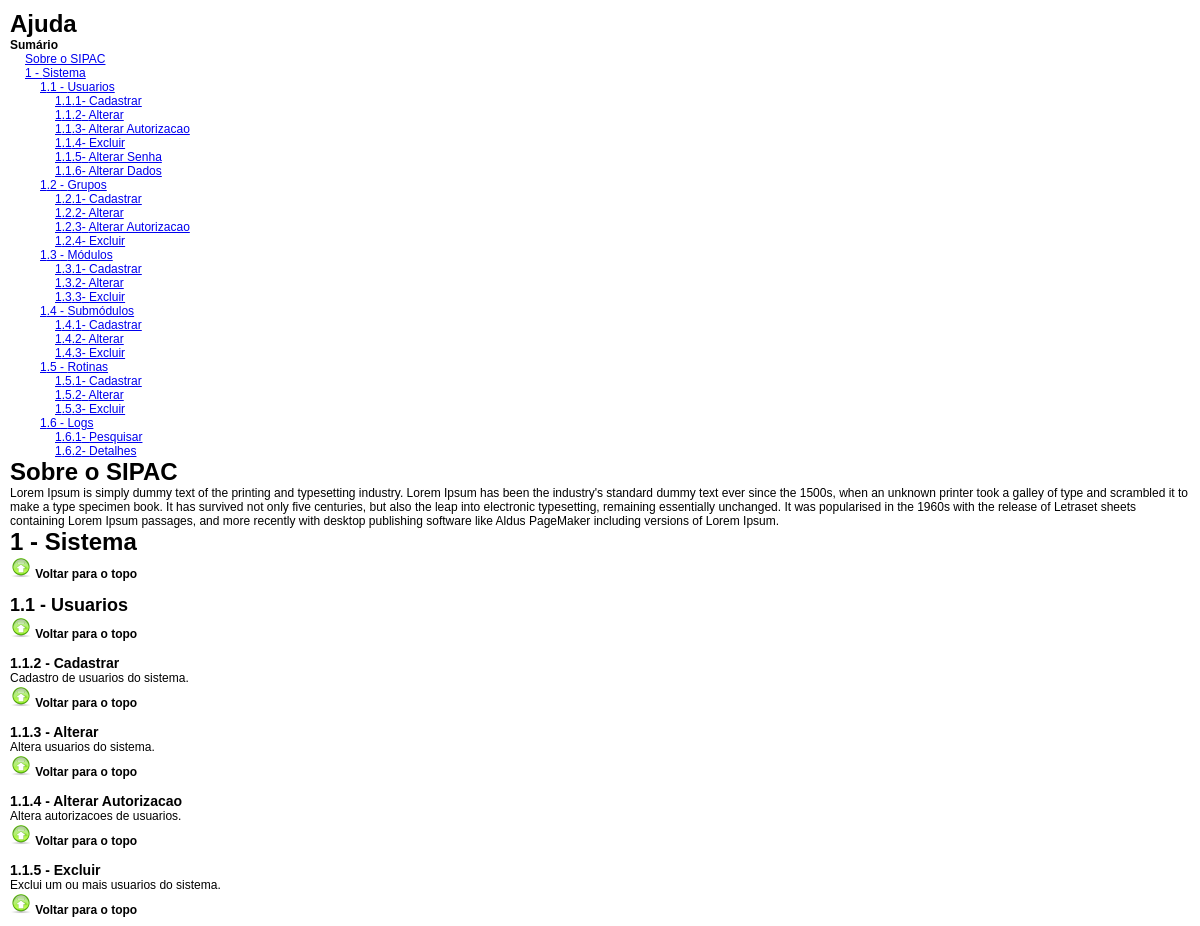
The app's page /sipac/ajuda.php (signed in, upper part), older data.
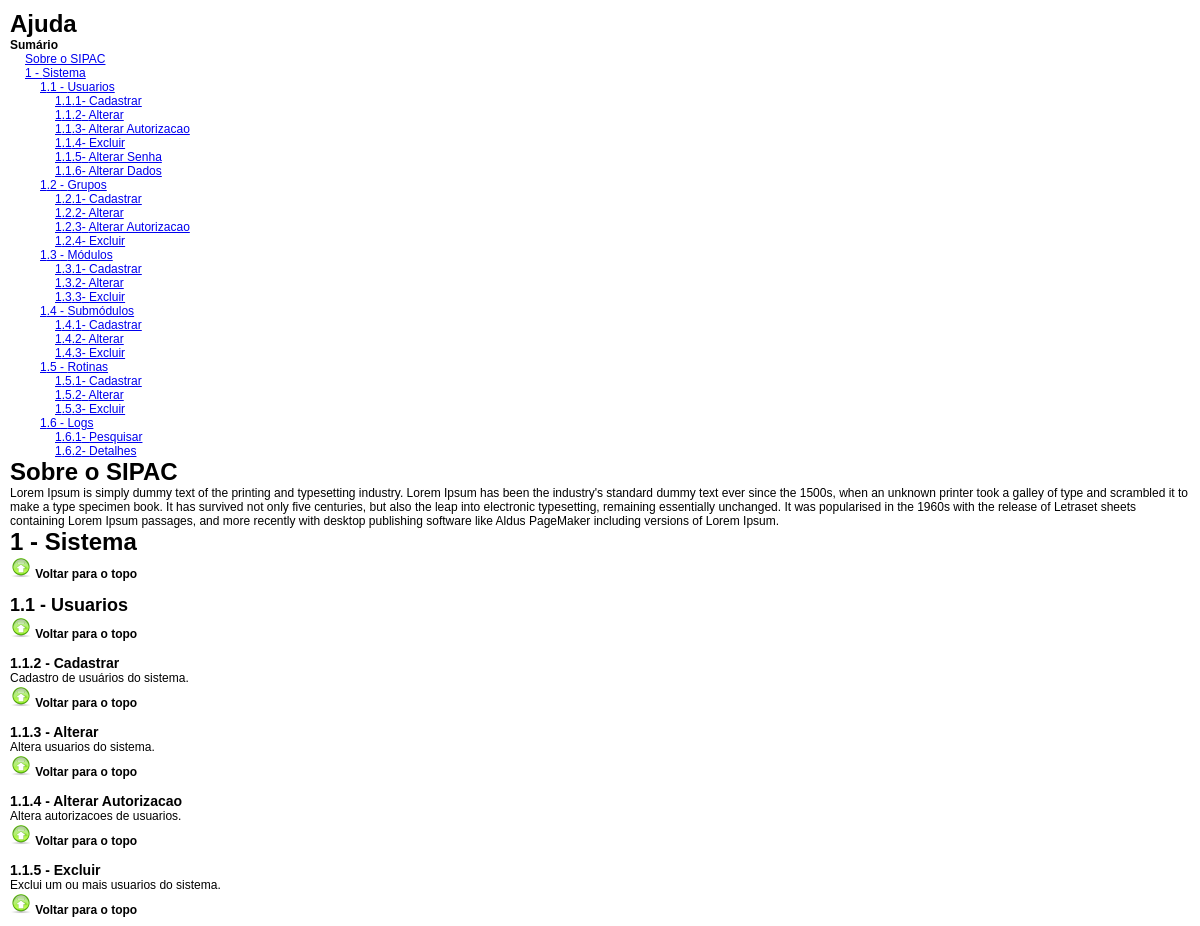
The same page, newer data.
### tables this page shows
CREATE TABLE IF NOT EXISTS rotinas (
  rotinas_id int(10) unsigned NOT NULL auto_increment,
  rotinas_nome varchar(50) NOT NULL,
  rotinas_descricao text,
  submodulos_id int(10) unsigned default NULL,
  rotinas_pagina varchar(50) default NULL,
  rotinas_quantidade tinyint(3) unsigned default NULL,
  rotinas_visivel char(1) NOT NULL,
  rotinas_ordem int(4) default NULL,
  btn_imagem varchar(30) default NULL,
  PRIMARY KEY  (rotinas_id),
  KEY rotinas_FKIndex1 (submodulos_id)
);

### sipac/lib/conexaomysql.php (called while the page is built, shortened)
<?
Class ConexaoMysql
{
  var $servidor = SERVER;
  var $usuario  = USER;
  var $senha    = PASS;
  var $link     = "";
  function conexao()
  {
    $this->link = mysql_connect($this->servidor,$this->usuario,$this->senha);
  }
  function sql($query)
  {
    $this->query = $query;
    if($result = mysql_query($this->query,$this->link) or die("<p style='color:red'>Erro:".$this->query."<br />".mysql_error()."</p>"))
     return $result;
    else
     return 0;
  }
}
?>

### sipac/lib/configs.php (called while the page is built, shortened)
<?
  require_once("conexaomysql.php");
  $conn      = new ConexaoMysql();
?>

### sipac/ajuda.php (the view, shortened to what the changed rows need)
<?
 require_once("lib/configs.php");
 $sql = "SELECT users_autorizacao_especial FROM users
 WHERE users_id = '".$_SESSION[EMPRESA]["codUser"]."'";
 $result = $conn->sql($sql);
 if(mysql_num_rows($result) > 0)
 {
   $special = mysql_result($result,0,0);
   if($special == 1)
   {
    $campo_tipo = "users_id";
    $codMenu 		= $_SESSION[EMPRESA]["codUser"];
   }
   else
   {
    $campo_tipo = "grupos_id";
    $codMenu 		= $_SESSION[EMPRESA]["codGrupo"];
  }
 }
 $sql = "SELECT modulos.modulos_id, modulos_nome, modulos_descricao,tipo_autorizacao
 FROM modulos
 INNER JOIN autorizacoes ON autorizacoes.modulos_id = modulos.modulos_id
 WHERE $campo_tipo='".$codMenu."'
 AND (tipo_autorizacao=1 OR tipo_autorizacao=2)
 ORDER BY modulos_ordem ASC";
 $rs1 = $conn->sql($sql);
 $x = 1;
 if(mysql_num_rows($rs1) > 0)
 {
  $lista .= "<ul>\n";
  while($mod = mysql_fetch_array($rs1))
  {
    $lista .= " <li><a href='#mod".$mod["modulos_id"]."'>".$x." - ".$mod["modulos_nome"]."</a>";
    $y = 1;
    $conteudo .= " <h1><a name='mod".$mod["modulos_id"]."'>".$x." - ".$mod["modulos_nome"]."</a></h1>";
    $conteudo .= " <div>".htmlspecialchars_decode($mod["modulos_descricao"])."</div>";
    $conteudo .= "<p><a href='#top' class='link'><img src='".DIR_BTNS."top.png' alt='' /> Voltar para o topo</a></p>\n";
    $conteudo .= "<br />\n";
    $sql = "SELECT DISTINCT submodulos.submodulos_id, submodulos_nome, submodulos_descricao,
    submodulos_pagina, tipo_autorizacao
    FROM submodulos
    LEFT JOIN autorizacoes ON  autorizacoes.submodulos_id = submodulos.submodulos_id
    WHERE submodulos.modulos_id = '".$mod["modulos_id"]."'
    AND  $campo_tipo='".$codMenu."'";
    if($mod["tipo_autorizacao"] == 2)
      $sql .=" AND (tipo_autorizacao=1 OR tipo_autorizacao=2) AND $campo_tipo='".$codMenu."'";
    $sql .= " ORDER BY submodulos_ordem ASC";
    $rs2 = $conn->sql($sql);
    if(mysql_num_rows($rs2) > 0)
    {
     $lista .= "  \n<ul>\n";
     while($sub = mysql_fetch_array($rs2))
     {
       $lista .= "   <li><a href='#sub".$sub["submodulos_id"]."'>".$x.".".$y." - ".$sub["submodulos_nome"]."</a>";
       $z = 1;
       $conteudo .= " <h2><a name='sub".$sub["submodulos_id"]."'>".$x.".".$y." - ".$sub["submodulos_nome"]."</a></h2>";
       $conteudo .= " <div>".htmlspecialchars_decode($sub["submodulos_descricao"])."</div>";
       $conteudo .= "<p><a href='#top' class='link'><img src='".DIR_BTNS."top.png' alt='' /> Voltar para o topo</a></p>\n";
       $conteudo .= "<br />\n";
       $sql = "SELECT rot.rotinas_id,rot.rotinas_nome, rot.rotinas_descricao
       FROM rotinas rot
       INNER JOIN autorizacoes aut ON aut.rotinas_id = rot.rotinas_id
       WHERE rot.submodulos_id = '".$sub["submodulos_id"]."'
       AND $campo_tipo='".$codMenu."'";
       $rs3 = $conn->sql($sql);
       if(mysql_num_rows($rs3) > 0)
       {
         $lista .= "\n<ul>\n";
         while($rot = mysql_fetch_array($rs3))
         {
           $lista .= "<li><a href='#rot".$rot["rotinas_id"]."'>".$x.".".$y.".".$z."- ".$rot["rotinas_nome"]."</a></li>\n";
           $z++;
           $conteudo .= " <h3><a name='rot".$rot["rotinas_id"]."'>".$x.".".$y.".".$z." - ".$rot["rotinas_nome"]."</a></h3>";
           $conteudo .= " <div>".htmlspecialchars_decode($rot["rotinas_descricao"])."</div>";
           $conteudo .= "<p><a href='#top' class='link'><img src='".DIR_BTNS."top.png' alt='' /> Voltar para o topo</a></p>\n";
           $conteudo .= "<br />\n";
         }
         $lista .= "</ul>\n";
       }
       $lista .= "</li>\n";
       $y++;
     }
     $lista .= "  </ul>\n";
    }
    $lista .= "</li>\n";
    $x++;
  }
  $lista .= "</ul>\n";
 }
?>
<!DOCTYPE html PUBLIC "-//W3C//DTD XHTML 1.0 Transitional//EN" "http://www.w3.org/TR/xhtml1/DTD/xhtml1-transitional.dtd">
<html xmlns="http://www.w3.org/1999/xhtml">
<head>
<link href='templates/sipac.css' rel='stylesheet' type='text/css' />
</head>
<body>
<div class='ajuda'>
 <h1>Ajuda</h1>
  <?= $lista ?>
  <div id="content_ajuda">
    <h1>Sobre o SIPAC</h1>
     Lorem Ipsum is simply dummy text of the printing and typesetting industry. Lorem Ipsum has been the industry's standard dummy text ever since the 1500s, when an unknown printer took a galley of type and scrambled it to make a type specimen book. It has survived not only five centuries, but also the leap into electronic typesetting, remaining essentially unchanged. It was popularised in the 1960s with the release of Letraset sheets containing Lorem Ipsum passages, and more recently with desktop publishing software like Aldus PageMaker including versions of Lorem Ipsum.
   <br />
   <?= $conteudo ?>
  </div>
</div>
<? require_once("rodape.php") ?>

Row changes from the older to the newer data that the page shows:
changed rotinas: rotinas_descricao "Cadastro de usuarios do sistema." → "Cadastro de usuários do sistema."
